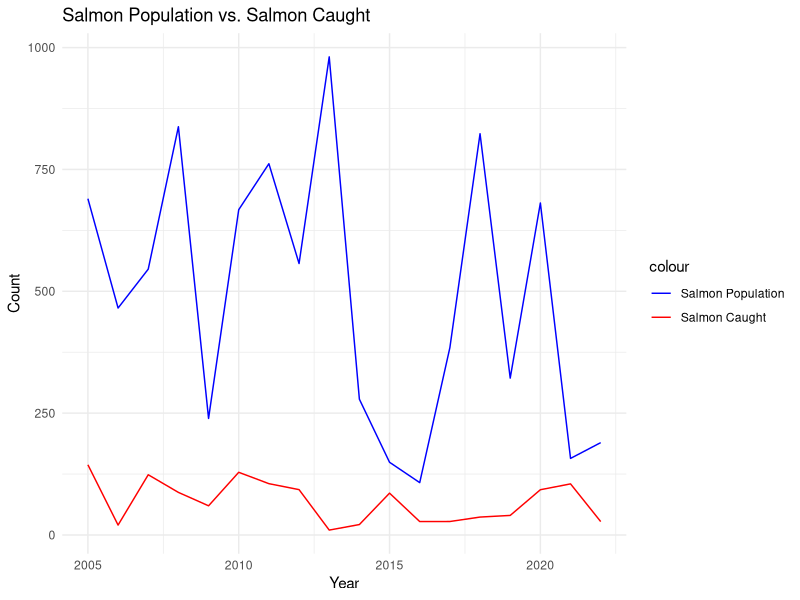
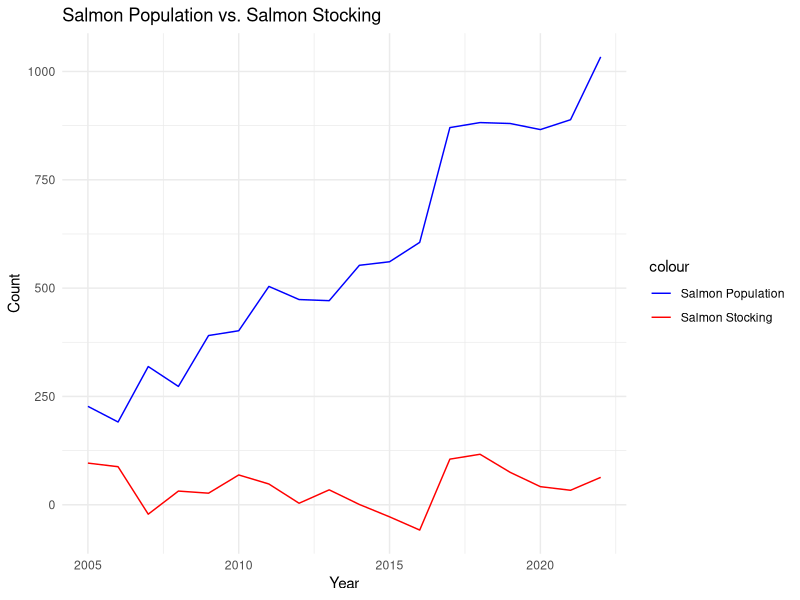

Write R code to recreate these figures, in order.
#### Preamble ####
# Purpose: Simulates data for predicting salmon populations given commercial fishing and salmon stocking and spawning
# Author: Timothius Prajogi
# Data: April 18 2024
# Contact: timothius.prajogi@mail.utoronto.ca
# License: MIT
# Pre-requisites: None

#### Workspace setup ####

library(tidyverse)
set.seed(302)

#### Simulate data ####

# Simulate a negative relation between salmon caught commercially 
# and the overall salmon population
salmon_population <- sample(100:1000, 18, replace = TRUE)
salmon_caught <- salmon_population + rnorm(18, mean = -50, sd = 50)
salmon_population <- salmon_population - salmon_caught

# simulate results from 2005 to 2022
data <- data.frame(
  year = 2005:2022,
  salmon_population = salmon_population,
  salmon_caught = salmon_caught
)

ggplot(data, aes(x = year)) +
  geom_line(aes(y = salmon_population, color = "Salmon Population")) +
  geom_line(aes(y = salmon_caught, color = "Salmon Caught")) +
  labs(x = "Year", y = "Count", title = "Salmon Population vs. Salmon Caught") +
  scale_color_manual(values = c("blue", "red"), labels = c("Salmon Population", "Salmon Caught")) +
  theme_minimal()

# simulate that an increase in population and an increase in the amount of
# salmon artificially breed then released increases future populations
salmon_population <- seq(100, 1000, length.out = 18) + rnorm(18, mean = 0, sd = 50)
salmon_stocking <- rnorm(18, mean = 50, sd = 50)
salmon_population <- salmon_population + salmon_stocking

sim_data <- data.frame(
  year = 2005:2022,
  salmon_population = salmon_population,
  salmon_stocking = salmon_stocking
)

ggplot(sim_data, aes(x = year)) +
  geom_line(aes(y = salmon_population, color = "Salmon Population")) +
  geom_line(aes(y = salmon_stocking, color = "Salmon Stocking")) +
  labs(x = "Year", y = "Count", title = "Salmon Population vs. Salmon Stocking") +
  scale_color_manual(values = c("blue", "red"), labels = c("Salmon Population", "Salmon Stocking")) +
  theme_minimal()
